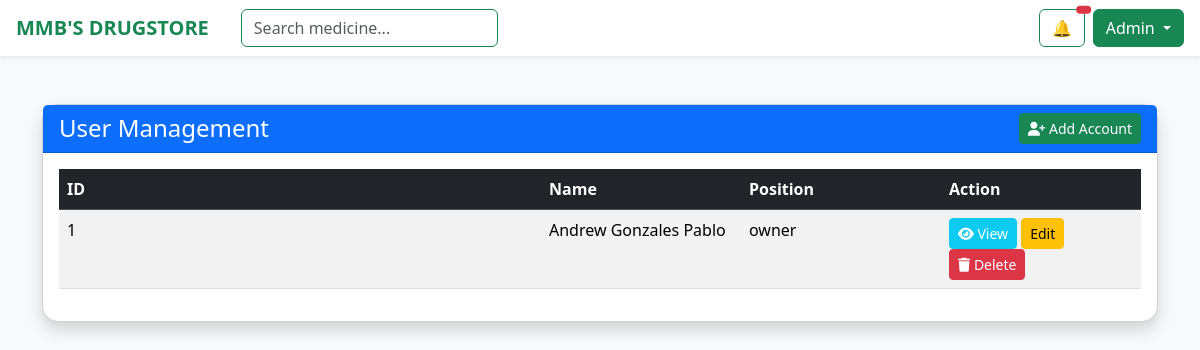
The page /reusablepage/usermanagement.php on the database as committed earlier.
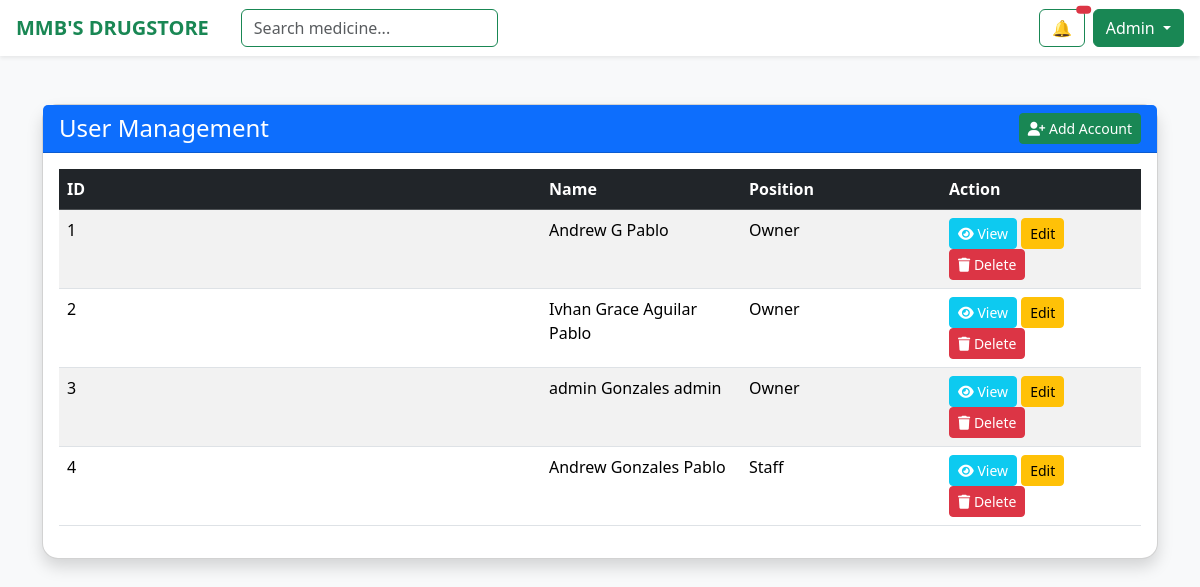
The same page on the database as committed later.
### tables this page shows
CREATE TABLE `users_info` (
  `id` int(11) NOT NULL,
  `user_id` int(11) DEFAULT NULL,
  `firstname` varchar(255) NOT NULL,
  `middlename` varchar(255) NOT NULL,
  `lastname` varchar(255) NOT NULL,
  `age` int(11) NOT NULL,
  `street` varchar(155) NOT NULL,
  `barangay` varchar(155) NOT NULL,
  `city` varchar(155) NOT NULL,
  `province` varchar(155) NOT NULL,
  `country` varchar(155) NOT NULL,
  `email` varchar(155) NOT NULL,
  `contactnumber` varchar(11) NOT NULL
);

CREATE TABLE `users` (
  `id` int(11) NOT NULL,
  `username` varchar(155) NOT NULL,
  `password` varchar(255) NOT NULL,
  `position` varchar(20) DEFAULT NULL,
  `failed_attempts` int(11) DEFAULT 0,
  `last_attempt` timestamp NULL DEFAULT NULL
);

### function/usermanagement.php (called while the page is built, shortened)
<?php
class UserManagement
{
    private $con;
    public function __construct($db)
    {
        $this->con = $db;
    }
    public function getAllUsers()
    {
        $stmt = $this->con->prepare('SELECT u.*, ui.* FROM users u LEFT JOIN users_info ui ON u.id = ui.user_id');
        $stmt->execute();
        return $stmt->fetchAll();
    }
}
?>

### reusablepage/usermanagement.php (the view, shortened to what this page needs)
<?php
require_once "../conn/database.php";
require_once "../function/usermanagement.php";
$usersmanagement = new UserManagement($db);
$users = $usersmanagement->getAllUsers();
?>
<!DOCTYPE html>
<html lang="en">
<head>
    <?php include_once __DIR__ . "/../conn/connection_links.php"; ?>
</head>
<body class="bg-light">
    <?php include_once __DIR__ . "/header.php"; ?>
    <div class="container py-5">
        <div class="card shadow rounded-4">
            <div class="card-header bg-primary text-white d-flex justify-content-between align-items-center">
                <h4 class="mb-0">User Management</h4>
                <button type="button" class="btn btn-success btn-sm" id="addAccountBtn">
                    <i class="fas fa-user-plus"></i> Add Account
                </button>
            </div>
            <div class="card-body">
                <div class="table-responsive">
                    <table id="usersTable" class="table table-striped table-hover">
                        <thead class="table-dark">
                            <tr>
                                <th>ID</th>
                                <th width="200">Name</th>
                                <th width="200">Position</th>
                                <th width="200">Action</th>
                            </tr>
                        </thead>
                        <tbody>
                            <?php foreach ($users as $member): ?>
                                <tr>
                                    <td>
                                        <?php echo $member['id']; ?>
                                    </td>
                                    <td>
                                        <?php echo $member['firstname'] . ' ' . $member['middlename'] . ' ' . $member['lastname']; ?>
                                    </td>
                                    <td>
                                        <?php echo $member['position']; ?>
                                    </td>
                                    <td>
                                        <button type="button" class="btn btn-sm btn-info text-white view-btn"
                                            data-usedata='<?php echo json_encode($member); ?>'
                                            onclick="showUserDetails(this)">
                                            <i class="fas fa-eye"></i> View
                                        </button>
                                        <button class="btn btn-warning btn-sm edit-btn" data-user='<?= json_encode($member) ?>'>
                                            Edit
                                        </button>
                                        <button type="button" class="btn btn-sm btn-danger delete-btn"
                                            data-userid="<?php echo $member['id']; ?>"
                                            data-username="<?php echo $member['firstname'] . ' ' . $member['lastname']; ?>">
                                            <i class="fas fa-trash"></i> Delete
                                        </button>
                                    </td>
                                </tr>
                            <?php endforeach; ?>
                        </tbody>
                    </table>
                </div>
            </div>
        </div>
    </div>
</body>
</html>

### conn/connection_links.php (shortened to what this page needs)
<link href="https://cdn.jsdelivr.net/npm/bootstrap@5.3.8/dist/css/bootstrap.min.css" rel="stylesheet">
    <link href="https://cdnjs.cloudflare.com/ajax/libs/font-awesome/6.5.0/css/all.min.css" rel="stylesheet">
    <link rel="stylesheet" href="https://cdn.datatables.net/1.13.7/css/jquery.dataTables.min.css">
<link rel="stylesheet" href="https://cdn.datatables.net/2.3.7/css/dataTables.dataTables.css">
<link rel="stylesheet" href="https://cdn.datatables.net/buttons/3.2.6/css/buttons.dataTables.css">

### reusablepage/header.php (shortened to what this page needs)
<nav class="navbar navbar-expand-lg navbar-light bg-white shadow-sm px-3">
    <a class="navbar-brand fw-bold text-success" href="#">
        MMB'S DRUGSTORE
    </a>
    <form class="d-none d-md-flex ms-3">
        <input class="form-control border-success" type="search" placeholder="Search medicine...">
    </form>
    <div class="ms-auto d-flex align-items-center gap-2">
        <button class="btn btn-outline-success position-relative">
            🔔
            <span class="position-absolute top-0 start-100 translate-middle badge bg-danger">
            </span>
        </button>
        <div class="dropdown">
            <button class="btn btn-success dropdown-toggle" data-bs-toggle="dropdown">
                Admin
            </button>
        </div>
    </div>
</nav>

Rows that differ between the two databases and show on the page:
changed users_info id 1: middlename "Gonzales" → "G"; user.position "owner" → "Owner"
added users_info: id "2", firstname "Ivhan Grace", middlename "Aguilar", lastname "Pablo", user.position "Owner"
added users_info: id "3", firstname "admin", middlename "Gonzales", lastname "admin", user.position "Owner"
added users_info: id "4", firstname "Andrew", middlename "Gonzales", lastname "Pablo", user.position "Staff"
